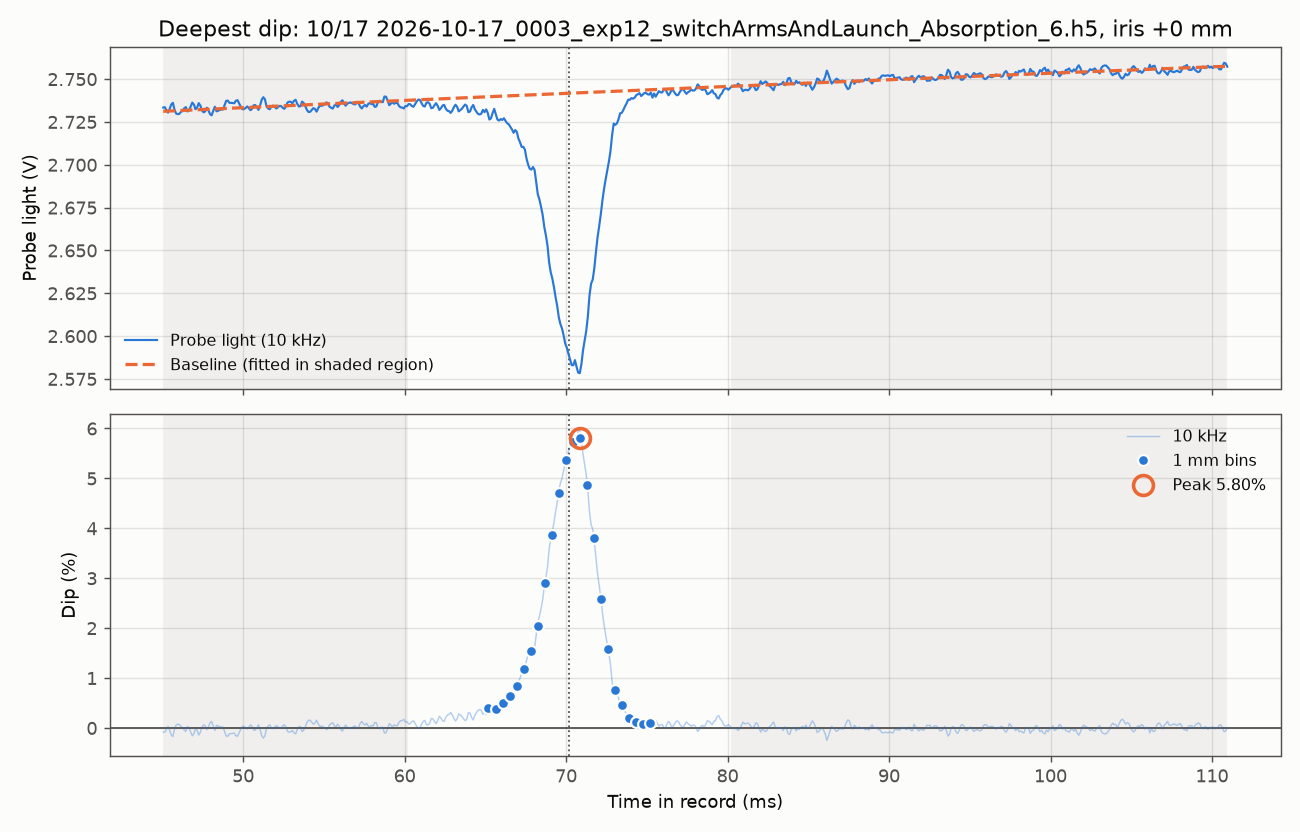

Write the Python code that produced this figure.
"""Find the single shot with the deepest absorption dip (%) in the 10/16 and 10/17 iris scans, and plot it.

Usage: python largest_dip_trace.py <helper dir> <figure.png> [--show]
(Runs: 2026-10-16 0023-0035 and 2026-10-17 0003-0013, as in beam_profile_softedge_fit.py.)

Dip per shot, model-free (no PMT normalisation: this is the dip the trace itself shows):
- PDA trace minus the 52.7 mV dark level, averaged to 10 kHz, inside the jump-enabled window
  (2 ms guards), as in dip_vs_offset_hv.py.
- Baseline: quadratic in time, fitted only more than BASE_FAR_S from the PMT cloud centre, so the
  atoms (including the leading tail) do not pull it down much.
- Fractional dip = 1 - light / baseline (positive = absorption), averaged in 1 mm bins
  (0.43 ms at 2.30 m/s, the sheet height). The shot's peak dip is the largest bin within
  +-PEAK_SEARCH_S of the cloud centre.
The fixed-shape D of dip_vs_offset_hv.py (quadratic x (1 - D Gaussian), 10/17 shape) is printed
alongside as a cross-check of the ranking. Shots with a saturated PDA (>= 9.95 V) or a failed PMT
fit are skipped, and so are shots whose baseline light at the cloud is below LIGHT_MIN: outside the
lit range (e.g. 10/16 +10 mm, 10-27 mV) a few mV of noise or dark-level error over almost no light
gives fake "dips" of 6-29%.

Figure: top = the deepest shot's light (V) with its baseline; bottom = its fractional dip (%),
10 kHz (faint) and 1 mm bins (dots), with the peak bin marked.
"""
import sys
import warnings
from pathlib import Path
import h5py
import numpy as np
import matplotlib
if "--show" not in sys.argv:
    matplotlib.use("Agg")                      # file only, unless asked to open a window
import matplotlib.pyplot as plt
from scipy import optimize

sys.path.insert(0, sys.argv[1])
from fluorescence_absorption_lockin import load_shot
import cloud_signal_estimation as cse

warnings.filterwarnings("ignore")
FIG = Path(sys.argv[2])
ROOT = Path(r"C:\Experiments\eedmLabscriptOps\exp12_switchArmsAndLaunch_Absorption\2026\10")
RUNS = [("10/16", ROOT / "16", 23, 35), ("10/17", ROOT / "17", 3, 13)]
DARK = 0.0527                                  # V at 70 dB (10/15 0010, probe blocked)
V_PROBE = 2.30                                 # m/s through the probe sheet
BIN_S = 1e-3 / V_PROBE                         # 1 mm of cloud height per bin
BASE_FAR_S = 0.010                             # baseline fitted only at |t - t_c| > this
PEAK_SEARCH_S = 0.005                          # look for the peak bin within this of t_c
LIGHT_MIN = 0.10                               # V; need ~20x the 5 mV dark uncertainty for a % dip
OFFSET, WIDTH = 0.05e-3, 1.51e-3               # fixed dip shape (10/17, as in dip_vs_offset_hv.py)
BLUE, ORANGE, INK, MUTED, SURFACE = "#2a78d6", "#eb6834", "#0b0b0b", "#52514e", "#fcfcfb"

# --- every shot: model-free peak dip and the fixed-shape D --------------------------------------
rows = []
for name, day, first, last in RUNS:
    for n in range(first, last + 1):
        for p in sorted((day / f"{n:04d}").glob("*.h5")):
            shot = load_shot(p)
            with h5py.File(p, "r") as h5:
                x = float(h5["globals"].attrs["iris_x_mm"])
            pmt = cse.pmt_cloud_fit(shot, shot["mod_freq"] or 6125.0)
            if shot["pda_v"].max() >= 9.95 or not pmt["ok"]:
                continue
            # 10 kHz averages inside the enabled window, dark subtracted
            k = int(round(shot["fs_pda"] / 10e3))
            m = len(shot["pda_v"]) // k * k
            tb = shot["t_pda"][:m].reshape(-1, k).mean(axis=1)
            vb = shot["pda_v"][:m].reshape(-1, k).mean(axis=1) - DARK
            win = (tb > shot["enable_start_s"] + 0.002) & (tb < shot["enable_stop_s"] - 0.002)
            tw, vw, tc = tb[win], vb[win], pmt["center_s"]
            u = tw - tc                                        # time from the cloud centre
            # Baseline from far outside the cloud, then the fractional dip
            far = np.abs(u) > BASE_FAR_S
            bc = np.polyfit(u[far], vw[far], 2)
            base = np.polyval(bc, u)
            frac = 1 - vw / base
            # 1 mm bins, centred on the cloud centre so one bin sits on the peak
            edges = np.arange(-PEAK_SEARCH_S - BIN_S / 2, PEAK_SEARCH_S + BIN_S, BIN_S)
            idx = np.digitize(u, edges) - 1
            nb = len(edges) - 1
            bins = np.array([frac[idx == i].mean() if np.any(idx == i) else np.nan for i in range(nb)])
            ipk = np.nanargmax(bins)

            # Fixed-shape D for comparison (quadratic baseline x (1 - D Gaussian))
            def fixed(t, c0, c1, c2, d):
                uu = t - tc
                return (c0 + c1 * uu + c2 * uu ** 2) * (1 - d * np.exp(-0.5 * ((t - tc - OFFSET) / WIDTH) ** 2))
            pf, _ = optimize.curve_fit(fixed, tw, vw, p0=[np.median(vw), 0, 0, 0.01])
            rows.append({"run": name, "file": p, "folder": n, "x": x, "peak": bins[ipk],
                         "t_peak": 0.5 * (edges[ipk] + edges[ipk + 1]), "D": pf[3],
                         "F": pmt["amp_cps"] * pmt["sigma_s"], "light": np.polyval(bc, 0),
                         "tw": tw, "vw": vw, "base": base, "tc": tc, "frac": frac, "u": u,
                         "bins": bins, "edges": edges})

# --- ranking ------------------------------------------------------------------------------------
dim = [r for r in rows if r["light"] < LIGHT_MIN]
rows = [r for r in rows if r["light"] >= LIGHT_MIN]
print(f"{len(dim)} shots below {1e3*LIGHT_MIN:.0f} mV of light dropped (iris "
      f"{', '.join(f'{x:+.0f}' for x in sorted({r['x'] for r in dim}))} mm)")
rows.sort(key=lambda r: r["peak"], reverse=True)
print(f"{len(rows)} shots. Top 10 by model-free peak dip (1 mm bin):")
print("  run    folder  file                                           iris mm  peak %   D %   "
      "light V  PMT F (rel)")
f_med = np.median([r["F"] for r in rows])
for r in rows[:10]:
    print(f"  {r['run']}  {r['folder']:04d}   {r['file'].name:46s} {r['x']:+5.1f}  {100*r['peak']:5.2f}  "
          f"{100*r['D']:5.2f}   {r['light']:6.3f}   {r['F']/f_med:5.2f}")
for name, *_ in RUNS:                          # deepest shot of each run, and the run's typical dip
    rr = [r for r in rows if r["run"] == name]
    r0 = [r for r in rr if r["x"] == 0]
    print(f"{name}: deepest {rr[0]['file'].name} at {rr[0]['x']:+.0f} mm, peak {100*rr[0]['peak']:.2f}%; "
          f"0 mm shots: median peak {100*np.median([r['peak'] for r in r0]):.2f}%, "
          f"median PMT F {np.median([r['F'] for r in r0])/f_med:.2f}")
by_d = max(rows, key=lambda r: r["D"])
print(f"Largest fixed-shape D: {by_d['run']} {by_d['file'].name} at {by_d['x']:+.1f} mm, "
      f"D {100*by_d['D']:.2f}% (peak bin {100*by_d['peak']:.2f}%)")

# --- figure: the deepest shot -------------------------------------------------------------------
r = rows[0]
t_ms = 1e3 * r["tw"]
fig, (top, bot) = plt.subplots(2, 1, figsize=(10, 6.4), sharex=True, height_ratios=(1, 1),
                               facecolor=SURFACE)
for a_ in (top, bot):
    a_.set_facecolor(SURFACE)
    a_.tick_params(colors=MUTED)
    for spine in a_.spines.values():
        spine.set_color(MUTED)
    a_.grid(True, color=MUTED, alpha=0.15)
    a_.axvline(1e3 * r["tc"], color=MUTED, lw=1, ls=":")       # PMT cloud centre
    # Shade the region the baseline was fitted on (|t - t_c| > BASE_FAR_S)
    a_.axvspan(t_ms.min(), 1e3 * (r["tc"] - BASE_FAR_S), color=MUTED, alpha=0.07, lw=0)
    a_.axvspan(1e3 * (r["tc"] + BASE_FAR_S), t_ms.max(), color=MUTED, alpha=0.07, lw=0)
top.plot(t_ms, r["vw"], color=BLUE, lw=1.2, label="Probe light (10 kHz)")
top.plot(t_ms, r["base"], color=ORANGE, lw=1.8, ls="--", label="Baseline (fitted in shaded region)")
top.set_ylabel("Probe light (V)", color=INK)
top.set_title(f"Deepest dip: {r['run']} {r['file'].name}, iris {r['x']:+.0f} mm", color=INK)
top.legend(frameon=False, fontsize=9, loc="lower left", labelcolor=INK)
bot.axhline(0, color=MUTED, lw=1)
bot.plot(1e3 * (r["u"] + r["tc"]), 100 * r["frac"], color=BLUE, lw=0.8, alpha=0.35, label="10 kHz")
bc_ms = 1e3 * (0.5 * (r["edges"][1:] + r["edges"][:-1]) + r["tc"])
bot.plot(bc_ms, 100 * r["bins"], "o", ms=6, color=BLUE, mec=SURFACE, mew=1.2, label="1 mm bins")
bot.plot(1e3 * (r["t_peak"] + r["tc"]), 100 * r["peak"], "o", ms=11, mfc="none", mec=ORANGE, mew=2,
         label=f"Peak {100*r['peak']:.2f}%")
bot.set_ylabel("Dip (%)", color=INK)
bot.set_xlabel("Time in record (ms)", color=INK)
bot.legend(frameon=False, fontsize=9, loc="upper right", labelcolor=INK)
fig.tight_layout()
fig.savefig(FIG, dpi=130, facecolor=SURFACE)
print(f"figure: {FIG}")
if "--show" in sys.argv:
    plt.show()
